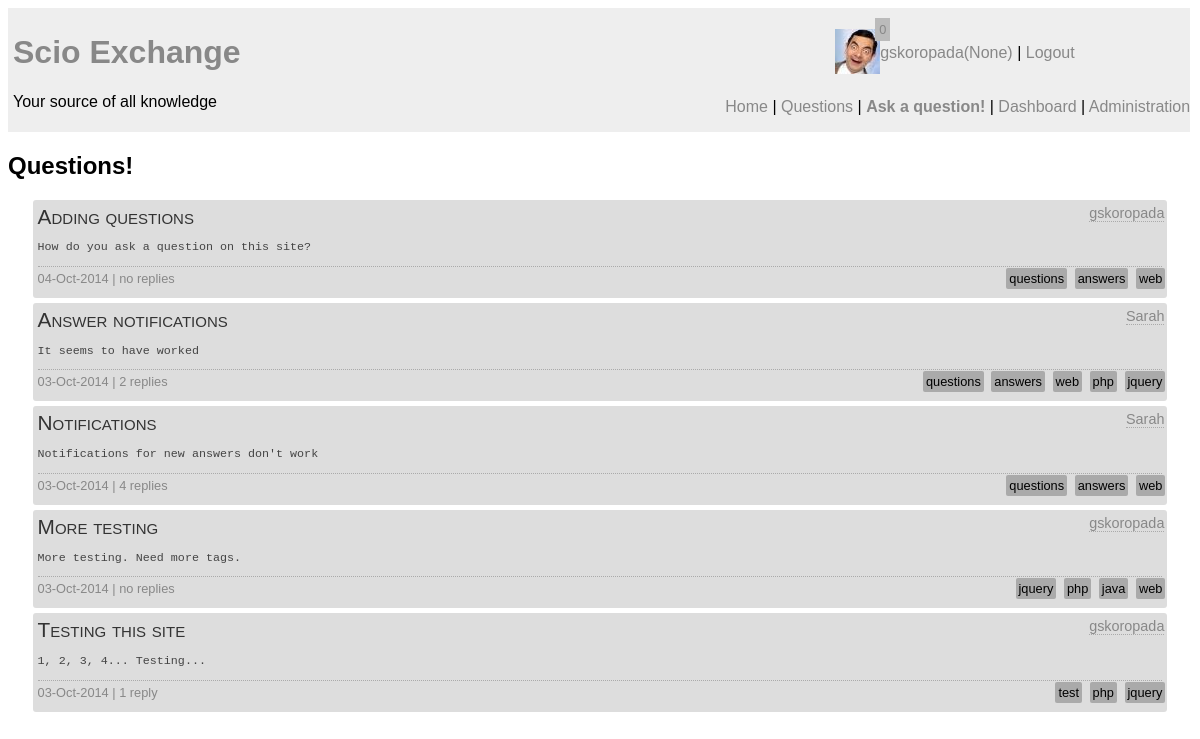
Page /questions.php (signed in) on the earlier database version.
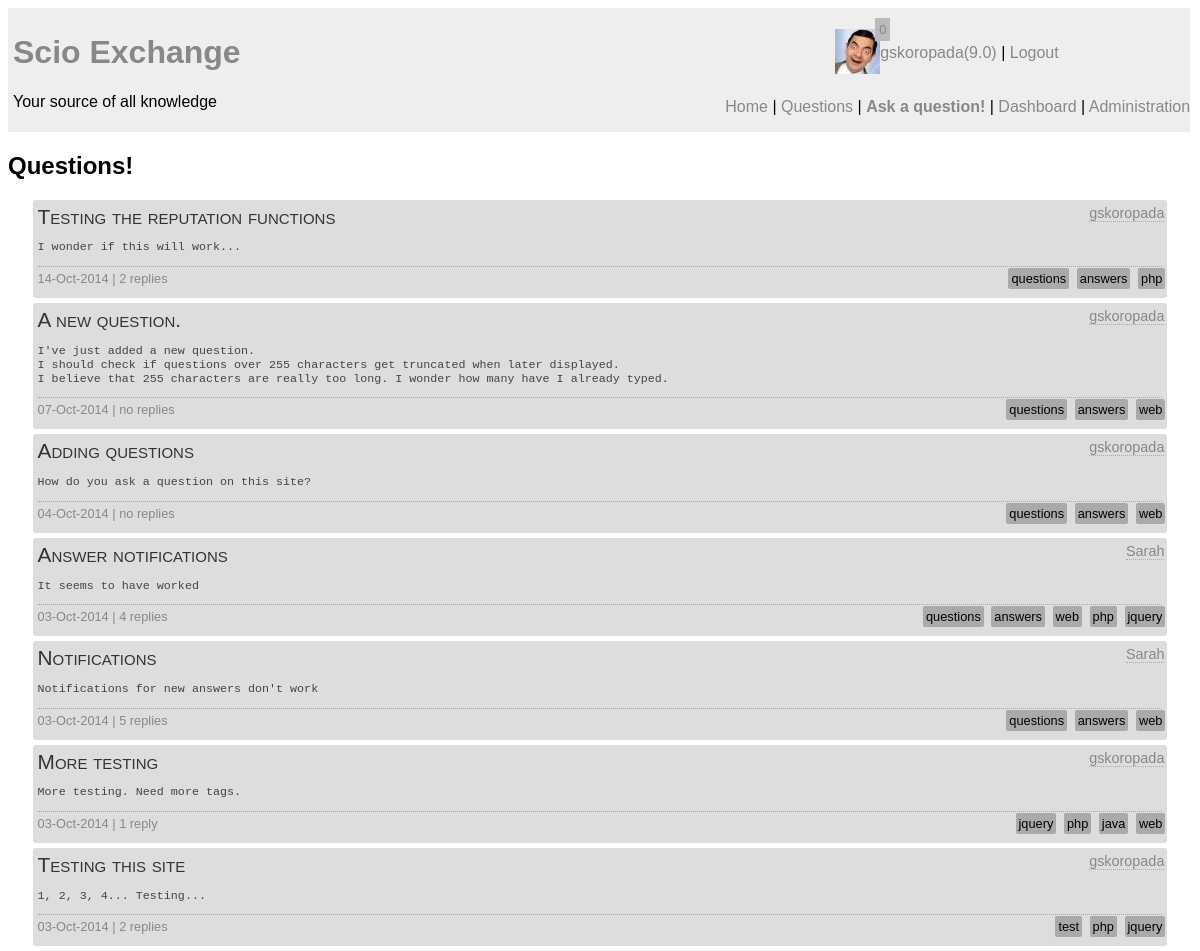
Same page on the later database version.
### tables this page shows
CREATE TABLE `question` (
  `question_id` int(10) unsigned NOT NULL AUTO_INCREMENT,
  `author` int(10) unsigned NOT NULL COMMENT 'Foreign Key',
  `question_title` text,
  `content` longtext,
  `tags` text,
  `timestamp` datetime NOT NULL,
  PRIMARY KEY (`question_id`),
  KEY `author` (`author`),
  CONSTRAINT `question_ibfk_1` FOREIGN KEY (`author`) REFERENCES `user` (`UserID`)
);

CREATE TABLE `user` (
  `UserID` int(11) unsigned NOT NULL AUTO_INCREMENT,
  `email` varchar(30) NOT NULL,
  `screenName` varchar(25) NOT NULL,
  `reputation` float DEFAULT '0',
  `role` int(11) DEFAULT '0',
  `avatar` varchar(20) DEFAULT NULL,
  `pwd` varchar(255) NOT NULL,
  `active` bit(1) NOT NULL DEFAULT b'0',
  `moderated` bit(1) NOT NULL DEFAULT b'1',
  `pwdChange` bit(1) DEFAULT b'0',
  PRIMARY KEY (`UserID`)
);

### notify.php (called while the page is built, shortened)
<?php
function hasNotifications($user) {
	require "connect.php";
	$query = "SELECT count(not_id) FROM notification WHERE user = $user and status=0";
	$result = mysqli_query($con, $query);
	if(!$result) {
		echo mysqli_error($con);
		return 0;
	} else {
		$nots = mysqli_fetch_array($result);
		return $nots[0];
	}
}
?>

### questions_backend.php (the view, shortened to what this page needs)
<?php
function listQuestions($slider) {
	global $con;
	$query =
	"SELECT question.author as auth, question_id, question_title, question.content as q, tags, replies, screenName, timestamp FROM question
	LEFT JOIN
		(SELECT count(answer_id) as replies, question from answer group by question) as reply
	on question_id = question
	INNER JOIN user on question.author = UserID
	ORDER BY timestamp DESC ";
	$result = mysqli_query($con, $query);
	if(!$result) {
		echo "DB Error";
	} else {
		while($question = mysqli_fetch_array($result)) {
			if(empty($question['replies'])) {
				$r = "no replies";
			} else {
				if($question['replies'] == 1) {
					$r = "1 reply";
				} else {
					$r = $question['replies']." replies";
				}
			}
			if(strlen($question['q']) > 255) {
				$q = substr($question['q'],0,255)."...";
			} else {
				$q = $question['q'];
			}
			$d = new DateTime($question['timestamp']);
			echo "<div id=\"".$question['question_id']."\" class='question qredirect click_option'><p class='qtitle'>".$question['question_title']."</p>";
			echo "<span class='qauthor'><a href=\"user_profile.php?id=".$question['auth']."\">".$question['screenName']."</a></span>";
			echo "<span class='qexcerpt'><pre>$q</pre></span>";
			echo "<span class='qstats'>".date_format($d, "d-M-Y")." | $r";
			echo "<span class='tags'>";
			$tags = explode(', ' , $question['tags']);
			foreach($tags as $tag) {
				$tag = trim($tag);
				echo "<a href='tag.php?tag=$tag'>$tag</a> ";
			}
			echo "</span></span>";
			echo "</div>\n";
		}
	}
}
?>

### html_start.php (shortened to what this page needs)
<!DOCTYPE=html>
<html lang="en">
<head>
	<?php
	if(isset($styles)) {
		foreach($styles as $style) {
			echo "<link rel='stylesheet' href='styles/".$style."' />";
		}
	}
	?>
</head>
<body>
<div id="container">

### header.php (shortened to what this page needs)
<div id="header">
<div id="logo">
	<h1><a href="index.php">Scio Exchange</a></h1>
	<p>Your source of all knowledge</p>
</div>
<div id="status">
<?php
if(!isset($_SESSION['userid'])){
	echo "<p><span class='click_option' onclick='loginDialog();'>Login</span> | ";
	echo "<a href='register.php'>Sign Up</a></p>";
	echo "<p><span class='click_option' onclick='pwdReset();'>Forgot your password?</span></p>";
} else {
	require "connect.php";
	if(!function_exists("notify")) {
		require "notify.php";
	}
	$nots = hasNotifications($_SESSION['userid']);
	echo "<p><div class='avatar'><img id='avatar_thumb' src='profile_pics/thumbs/";
	if(!file_exists("profile_pics/thumbs/".$_SESSION['avatar'].".jpg")) {
		echo "default.png'";
	} else {
		echo $_SESSION['avatar'].".jpg'";
	}
	echo "></div>";
	echo "<span id='not_counter' class='click_option'>$nots</span>";
	echo "<div ";
	if(!$_SESSION['active']) {
		echo " class='not_active' title='User not active'";
	}
	echo "><a href='account.php'>".$_SESSION['screenname']."(".$_SESSION['reputation'].")</a>";
	echo " | <a href='logout.php'>Logout</a></p></div>";
}
?>
</div>
<div id="menu">
<?php
require("menu.php");
?>
</div>
</div>

### menu.php
<p><a href="index.php">Home</a> | <a href="questions.php">Questions</a>
<?php
if(isset($_SESSION['userid'])) {
	if($_SESSION['active']==1) {
		$menu = " | <strong><a href='ask.php'>Ask a question!</a></strong>";
		$menu .= " | <a href='dashboard.php'>Dashboard</a>";
		if ($_SESSION['role']==1 || $_SESSION['role']==2){
			$menu .= " | <a href='admin.php'>Administration</a>";
		}
		echo $menu;
	}
}
?>
</p>

### questions.php (shortened to what this page needs)
<?php
$styles = ["main.css","header.css","questions.css"];
require "html_start.php";
require "header.php";
require "questions_backend.php";
echo "<div id='wrapper'><h2>Questions!</h2>";
listQuestions(false);
echo "</div>";
require "html_end.php";
?>

### html_end.php (shortened to what this page needs)
</body>
</html>

### styles/main.css (style rules this page uses)
body { font-family: sans-serif; }
#wrapper { position: relative; float: left; clear: right; width: 100%; }

### styles/header.css (style rules this page uses)
#header { position: relative; width: 99%; float: left; clear: right; //background-image: url("../images/sq_paper.jpg"); background-color: #eee; padding: 5px; }
#logo { float: left; width: 350px; }
#status { float: right; min-width: 350px; }
#menu { position: absolute; bottom: 0px; right: 0px; }
#not_counter { position: relative; bottom: 7px; left: -5px; background-color: #bbb; color: #eee; font-size: 0.8em; padding: 4px; }
.avatar { float: left; position: relative; }
a:link, a:visited { color: #888; text-decoration: none; }
#status .click_option { color: #888; }

### styles/questions.css (style rules this page uses)
.question { position: relative; width: 95%; background-color: #ddd; margin: auto; margin-bottom: 5px; padding: 5px; border-radius: 3px; }
.qtitle { font-size: 1.3em; font-variant: small-caps; padding: 0px; margin: 0px; margin-bottom: 4px; color: #333; }
.qauthor { position: absolute; top: 5px; right: 3px; font-size: 0.9em; border-bottom: dotted 1px #aaa; }
.qauthor > a:link, .qauthor > a:visited, .aauthor > a:link, .aauthor > a:visited, .cauthor > a:link, .cauthor > a:visited { color: #888; text-decoration: none; }
.qexcerpt { color: #444; font-size: 0.9em; display: block; }
.qstats { margin-top: 3px; margin-bottom: 3px; border-top: dotted 1px #aaa; width: 100%; display: block; padding-top: 4px; padding-bottom: 4px; font-size: 0.8em; color: #888; }
.tags { position: absolute; right: 0px; text-align: right; }
.tags > a:link, .tags > a:visited { background-color: #aaa; padding: 3px; margin: 2px; border-radius: 2px; color: black; text-decoration: none; }

Differences in the rows shown:
added question: question_title "Testing the reputation functions", author.screenName "gskoropada", content "I wonder if this will work...", timestamp "14-Oct-2014", r "2 replies", tags "questions", tags "answers", tags "php"
added question: question_title "A new question.", author.screenName "gskoropada", content "I've just added a new question. I should check if questions over 255 characters get truncated when later displayed. I believe that 255 characters are really too long. I wonder how many have I already typed.", timestamp "07-Oct-2014", r "no replies", tags "questions", tags "answers", tags "web"
computed for question "Answer notifications": r "2 replies" → "4 replies"
computed for question "Notifications": r "4 replies" → "5 replies"
computed for question "More testing": r "no replies" → "1 reply"
computed for question "Testing this site": r "1 reply" → "2 replies"
Other differences:
$_SESSION['reputation']: "None" → "9.0"
